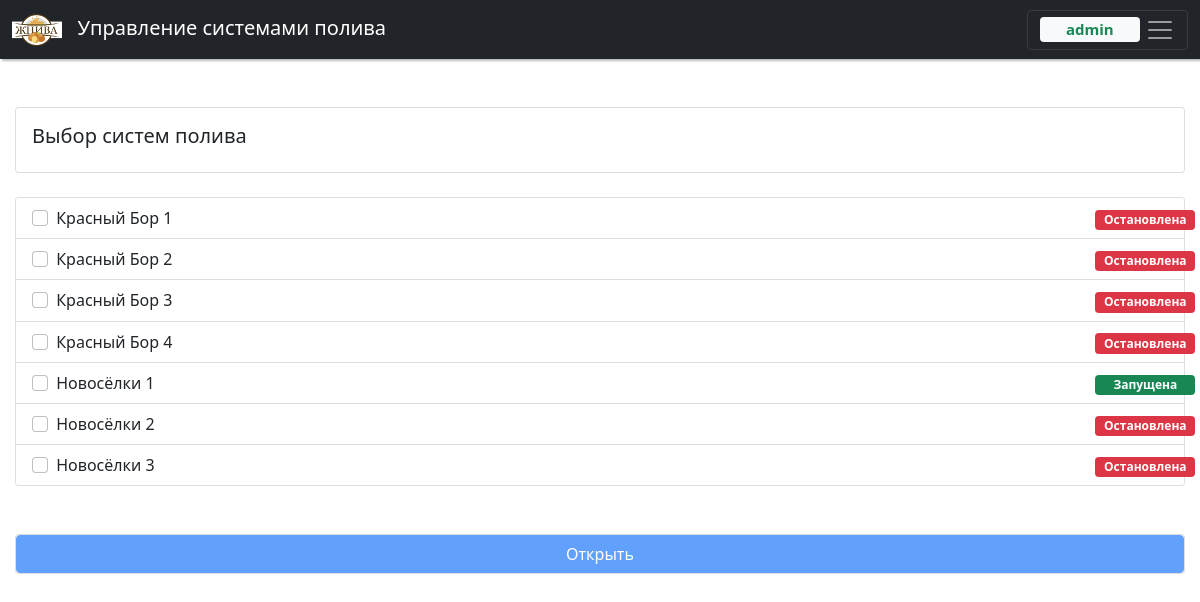
The app's page / (signed in), older data.
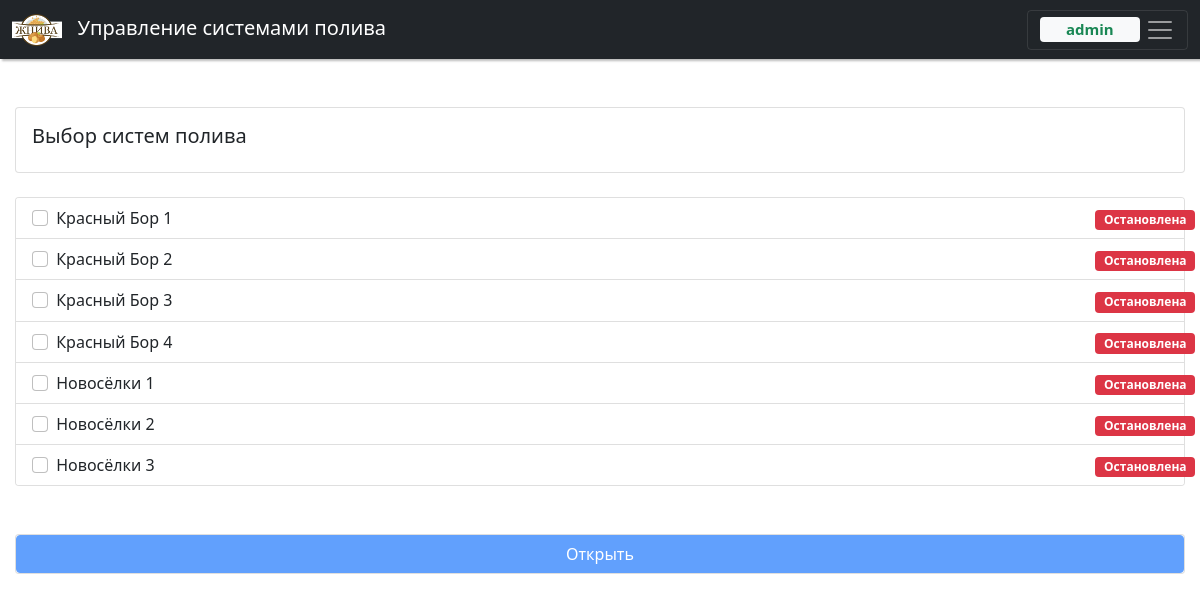
The same page, newer data.
### valley/models.py (models this page shows, shortened)
class Valley(models.Model):
    class Meta:
        verbose_name = 'Система полива'
        verbose_name_plural = 'Системы полива'
        ordering = ['pk']
    valley_name = models.CharField(max_length=30, verbose_name='Название')
    valley_addr = models.CharField(max_length=15, verbose_name='Адрес')
    valley_pump = models.ForeignKey(Pump, on_delete=models.CASCADE, related_name='valley', verbose_name='Насос')
    valley_rele = models.SmallIntegerField(default=1, verbose_name='Реле')
    valley_duet = models.SmallIntegerField(default=0, verbose_name='Связка')
    valley_videosrv = models.ForeignKey(VideoSrv, on_delete=models.PROTECT, related_name='valley_cam',
                                        verbose_name='Видео сервер', null=True)
    valley_camera = models.CharField(max_length=100, verbose_name='Камера', null=True)

class Status(models.Model):
    class Meta:
        verbose_name = 'Состояние системы'
        verbose_name_plural = 'Состояния систем'
        ordering = ['pk']
    status_valley = models.OneToOneField(Valley, on_delete=models.CASCADE, primary_key=True,
                                         related_name='status', verbose_name='Система')
    status_run = models.BooleanField(default=False, verbose_name='Запущена')
    status_ctrl = models.BooleanField(default=False, verbose_name='Управление')
    status_fail = models.BooleanField(default=False, verbose_name='Авария')
    DIRECTIONS = [('N', '-'), ('F', 'Вперёд'), ('R', 'Назад')]
    status_dir = models.CharField(max_length=1, choices=DIRECTIONS, default='N', verbose_name='Направление')
    status_wat = models.BooleanField(default=False, verbose_name='Вода')
    status_sis = models.BooleanField(default=False, verbose_name='АвтоСтоп')
    status_valve1 = models.BooleanField(default=False, verbose_name='Задвижка 1')
    status_valve2 = models.BooleanField(default=False, verbose_name='Задвижка 2')
    status_perc = models.FloatField(default=False, verbose_name='Скорость')
    status_depth = models.FloatField(default=False, verbose_name='Глубина')
    status_start = models.DateTimeField(verbose_name='Время запуска')

### valley/views.py (the view)
# urls.py: path('', valley.views.index),
@login_required
def index(request):
    header = 'Выбор систем полива'
    title = ' - Выбор'
    valleyLst = Valley.objects.all().values()
    statusLst = Status.objects.all()
    return render(request, 'index.html', {'header': header, 'title': title, 'valley': valleyLst, 'status': statusLst})

### templates/index.html
{% extends "base.html" %}
{% block content %}
    <div class="card">
        <div class="card-body"><h5>{{ header }}</h5></div>
    </div>
    <br>
    <div class="card shad_box">
        <div class="list-group list-group-flush">
            {% for stat in status %}
                {% for vall in valley %}
                    {% if vall.id == stat.status_valley_id %}
                        <label class="list-group-item list-group-item-action">
                            <div class="row">
                                <div class="col-11">
                                    <input class="form-check-input me-1" type="checkbox" value="{{ vall.valley_duet }}"
                                        id="v_chk{{vall.id}}" name="v_chk{{forloop.counter}}"
                                        {% if stat.status_ctrl == False %}disabled{% endif %}> {{ vall.valley_name }}</input>
                                </div>
                                <div class="col-1">
                                    {% if stat.status_run == False %}
                                        {% if stat.status_ctrl == False %}
                                            <span class="badge bg-danger" style="width: 100px;">Не доступна</span>
                                        {% else %}
                                            <span class="badge bg-danger" style="width: 100px;">Остановлена</span>
                                        {% endif %}
                                    {% else %}
                                        <span class="badge bg-success" style="width: 100px;">Запущена</span>
                                    {% endif %}
                                </div>
                            </div>
                        </label>
                    {% endif %}
                {% endfor %}
            {% endfor %}
        </div>
    </div>
    <br><br>
    <div class="card"><button type="button" class="btn btn-primary" id="btn_sel" disabled>Открыть</button></div>
{% endblock content %}

Row changes from the older to the newer data that the page shows:
changed Status (number 5 of 7 on the later page): status_run True → False (drawn)
computed for Valley "Новосёлки 1": text "Запущена" → "Остановлена"
